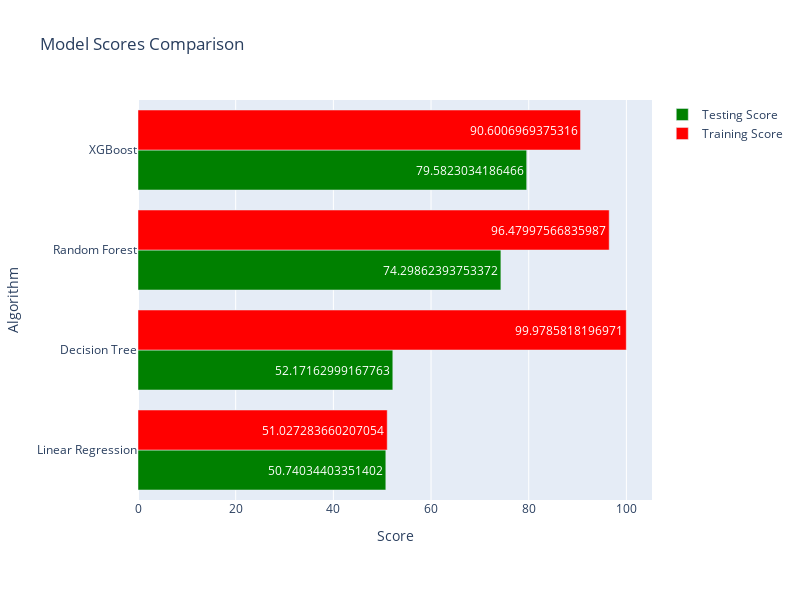

The notebook cell this image was saved under:
### Code cell
import plotly.graph_objects as go
from sklearn.model_selection import train_test_split
import plotly


# Creating a figure with two subplots (horizontal bar charts)
fig = go.Figure()

# Add first subplot (horizontal bar chart for Testing Score)
fig.add_trace(
    go.Bar(
        y=model_df['Algorithm'],
        x=model_df['Testing r2_Score'],
        orientation='h',
        text=model_df['Testing r2_Score'],
        name='Testing Score',
        marker=dict(color='Green')  # Specify color for Testing Score bars
    )
)

# Add second subplot (horizontal bar chart for Training Score)
fig.add_trace(
    go.Bar(
        y=model_df['Algorithm'],
        x=model_df['Training r2_Score'],
        orientation='h',
        text=model_df['Training r2_Score'],
        name='Training Score',
        marker=dict(color='red')  # Specify color for Training Score bars
    )
)

# Update layout properties for the figure
fig.update_layout(
    title='Model Scores Comparison',
    barmode='group',  # Display bars side by side
    xaxis_title='Score',  # X-axis title
    yaxis_title='Algorithm',  # Y-axis title
    height=600,  # Set figure height
    width=800,   # Set figure width
    margin=dict(l=100, r=100, t=100, b=100),  # Set margins
    showlegend=True  # Show legend
)

# Show the combined figure with both subplots
fig.show()

### Figure 1 — Plotly figure (JSON) as saved in the notebook; plotly's stock layout.template omitted (floating-point values rounded to 4 significant figures)
{"data": [{"marker": {"color": "Green"}, "name": "Testing Score", "orientation": "h", "text": [50.74, 52.17, 74.3, 79.58], "type": "bar", "x": [50.74, 52.17, 74.3, 79.58], "y": ["Linear Regression", "Decision Tree", "Random Forest", "XGBoost"]}, {"marker": {"color": "red"}, "name": "Training Score", "orientation": "h", "text": [51.03, 99.98, 96.48, 90.6], "type": "bar", "x": [51.03, 99.98, 96.48, 90.6], "y": ["Linear Regression", "Decision Tree", "Random Forest", "XGBoost"]}], "layout": {"barmode": "group", "height": 600, "margin": {"b": 100, "l": 100, "r": 100, "t": 100}, "showlegend": true, "title": {"text": "Model Scores Comparison"}, "width": 800, "xaxis": {"title": {"text": "Score"}}, "yaxis": {"title": {"text": "Algorithm"}}}}
